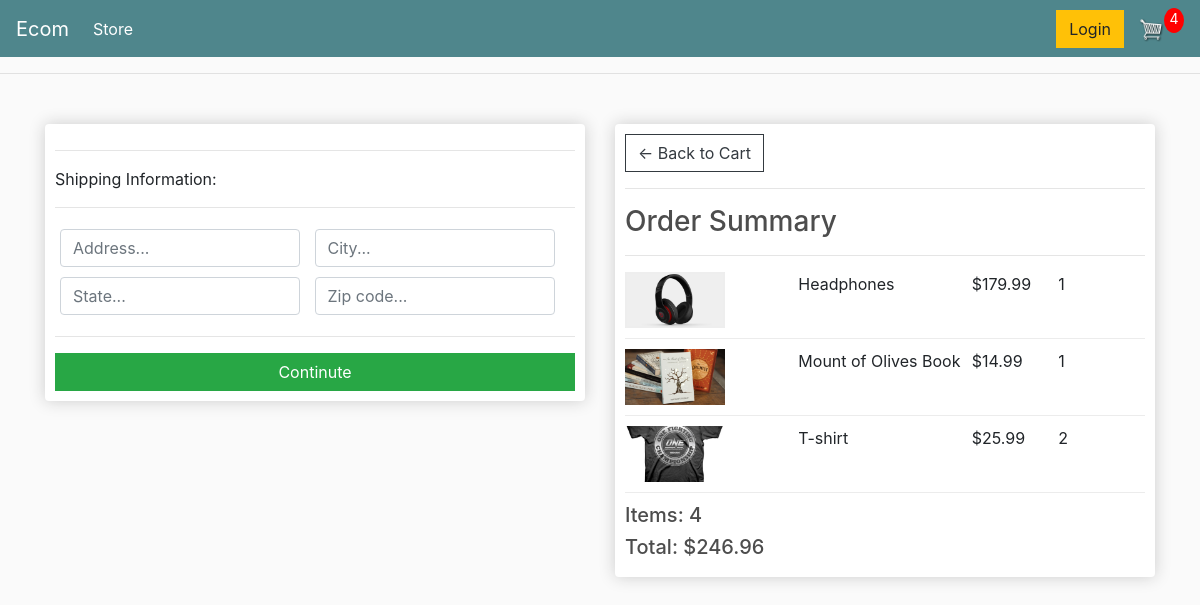
/checkout/ (signed in), run on an earlier commit of the app's database.
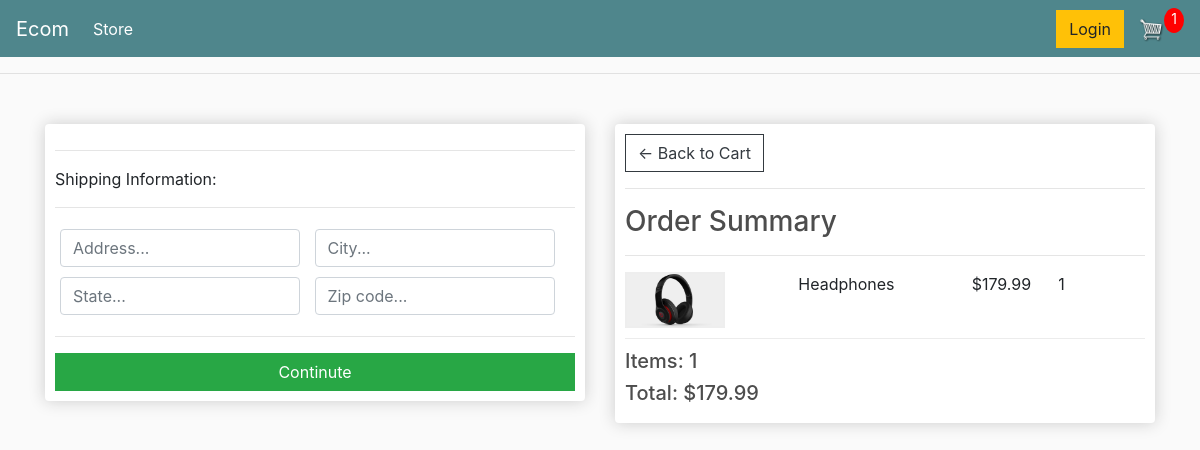
And on a later commit of the database.
### store/models.py (models this page shows, shortened)
class OrderItem(models.Model):
    product = models.ForeignKey(Product, on_delete=models.SET_NULL, blank=True, null=True)
    order = models.ForeignKey(Order, on_delete=models.SET_NULL, blank=True, null=True)
    quantity = models.IntegerField(default=0, null=True, blank=True)
    date_added = models.DateTimeField(auto_now_add=True)
    @property
    def get_total(self):
        total = self.product.price * self.quantity
        return total

class Product(models.Model):
    name = models.CharField(max_length=200, null=True)
    price = models.DecimalField(max_digits=7, decimal_places=2)
    digital = models.BooleanField(default=False, null=True, blank=False)
    image = models.ImageField(null=True, blank=True)
    @property
    def imageURL(self):
        try:
            url = self.image.url
        except:
            url = ''
        return url

class Order(models.Model):
    customer = models.ForeignKey(Customer, on_delete=models.SET_NULL, blank=True, null=True)
    date_ordered = models.DateTimeField(auto_now_add=True)
    complete = models.BooleanField(default=False, null=True, blank=False)
    transaction_id = models.CharField(max_length=200, null=True)
    @property
    def shipping(self):
        shipping = False
        orderitems = self.orderitem_set.all()
        for i in orderitems:
            if i.product.digital == False:
                shipping = True
        return shipping
    @property
    def get_cart_total(self):
        orderitems = self.orderitem_set.all()
        total = sum([item.get_total for item in orderitems])
        return total
    @property
    def get_cart_items(self):
        orderitems = self.orderitem_set.all()
        total = sum([item.quantity for item in orderitems])
        return total

### store/views.py (the view)
# urls.py: path('checkout/', views.checkout, name='checkout'),
def checkout(request):
    data = cartData(request)
    cartItems = data['cartItems']
    order = data['order']
    items = data['items']
    context = {
        'items': items,
        'order': order,
        'cartItems': cartItems,
    }
    return render(request, 'store/checkout.html', context)

### store/utils.py (called while the page is built)
def cartData(request):
    if request.user.is_authenticated:
        customer = request.user.customer
        order, created = Order.objects.get_or_create(customer=customer, complete=False)
        items = order.orderitem_set.all()
        cartItems = order.get_cart_items
    else:
        cookieData = cookieCart(request)
        cartItems = cookieData['cartItems']
        order = cookieData['order']
        items = cookieData['items']
    return {'cartItems': cartItems, 'order': order, 'items': items}

### store/templates/store/checkout.html (shortened to what this page needs)
{% extends 'store/main.html' %}
{% load static %}
{% block content %}
    <div class="row">
        <div class="col-lg-6">
            <div class="box-element" id="form-wrapper">
                <form action="#" id="form">
                    <div id="shipping-info">
                        <hr>
                        <p>Shipping Information:</p>
                        <hr>
                        <div class="form-field">
                            <input type="text" name="address" class="form-control" placeholder="Address...">
                        </div>
                        <div class="form-field">
                            <input type="text" name="city" class="form-control" placeholder="City...">
                        </div>
                        <div class="form-field">
                            <input type="text" name="state" class="form-control" placeholder="State...">
                        </div>
                        <div class="form-field">
                            <input type="text" name="zipcode" class="form-control" placeholder="Zip code...">
                        </div>
                    </div>
                    <hr>
                    <input type="submit" value="Continute" id="form-button" class="btn btn-success btn-block">
                </form>
            </div>
            <br>
        </div>
        <div class="col-lg-6">
            <div class="box-element" id="form-wrapper">
                <a href="{% url 'cart' %}" class="btn btn-outline-dark">&#x2190; Back to Cart</a>
                <hr>
                <h3>Order Summary</h3>
                <hr>
                {% for item in items %}
                <div class="cart-row">
                    <div style="flex: 2"><img src="{{item.product.imageURL}}" class="row-image"></div>
                    <div style="flex: 2"><p>{{item.product.name}}</p></div>
                    <div style="flex: 1"><p>${{item.product.price|floatformat:2}}</p></div>
                    <div style="flex: 1"><p>{{item.quantity}}</p></div>
                </div>
                {% endfor %}
                <h5>Items: {{order.get_cart_items}}</h5>
                <h5>Total: ${{order.get_cart_total|floatformat:2}}</h5>
            </div>
        </div>
    </div>
{% endblock %}

What changed in the data, as far as the page shows it:
removed OrderItem: product.imageURL (picture), product.name "Mount of Olives Book", product.price "14.99", quantity "1"
removed OrderItem: product.imageURL (picture), product.name "T-shirt", product.price "25.99", quantity "2"
no longer on this page (row edited): Order: get_cart_items "4", get_cart_total "246.96"
added Order: get_cart_items "1", get_cart_total "179.99"
Also different on the page:
{{ cartItems }}: "4" → "1"
